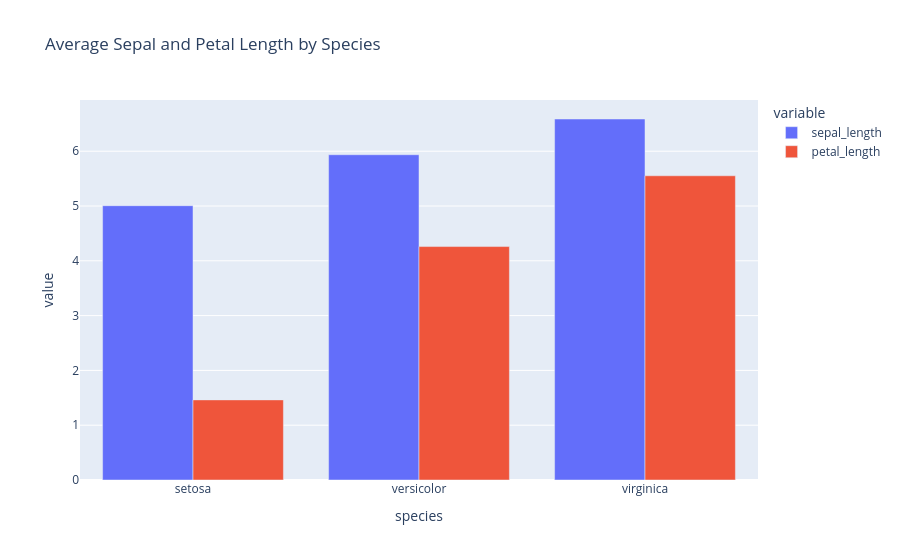

Notebook cell for this chart:
### Code cell
df1 = df.groupby("species").mean().reset_index()
bar_plot = px.bar(df1, x="species", y=["sepal_length", "petal_length"], barmode="group", title="Average Sepal and Petal Length by Species")
bar_plot.show()

### Figure 1 — Plotly figure (JSON) as saved in the notebook; plotly's stock layout.template omitted (floating-point values rounded to 4 significant figures)
{"data": [{"alignmentgroup": "True", "hovertemplate": "variable=sepal_length<br>species=%{x}<br>value=%{y}<extra></extra>", "legendgroup": "sepal_length", "marker": {"color": "#636efa", "pattern": {"shape": ""}}, "name": "sepal_length", "offsetgroup": "sepal_length", "orientation": "v", "showlegend": true, "textposition": "auto", "type": "bar", "x": ["setosa", "versicolor", "virginica"], "xaxis": "x", "y": [5.006, 5.936, 6.588], "yaxis": "y"}, {"alignmentgroup": "True", "hovertemplate": "variable=petal_length<br>species=%{x}<br>value=%{y}<extra></extra>", "legendgroup": "petal_length", "marker": {"color": "#EF553B", "pattern": {"shape": ""}}, "name": "petal_length", "offsetgroup": "petal_length", "orientation": "v", "showlegend": true, "textposition": "auto", "type": "bar", "x": ["setosa", "versicolor", "virginica"], "xaxis": "x", "y": [1.462, 4.26, 5.552], "yaxis": "y"}], "layout": {"barmode": "group", "legend": {"title": {"text": "variable"}, "tracegroupgap": 0}, "title": {"text": "Average Sepal and Petal Length by Species"}, "xaxis": {"anchor": "y", "domain": [0, 1], "title": {"text": "species"}}, "yaxis": {"anchor": "x", "domain": [0, 1], "title": {"text": "value"}}}}
